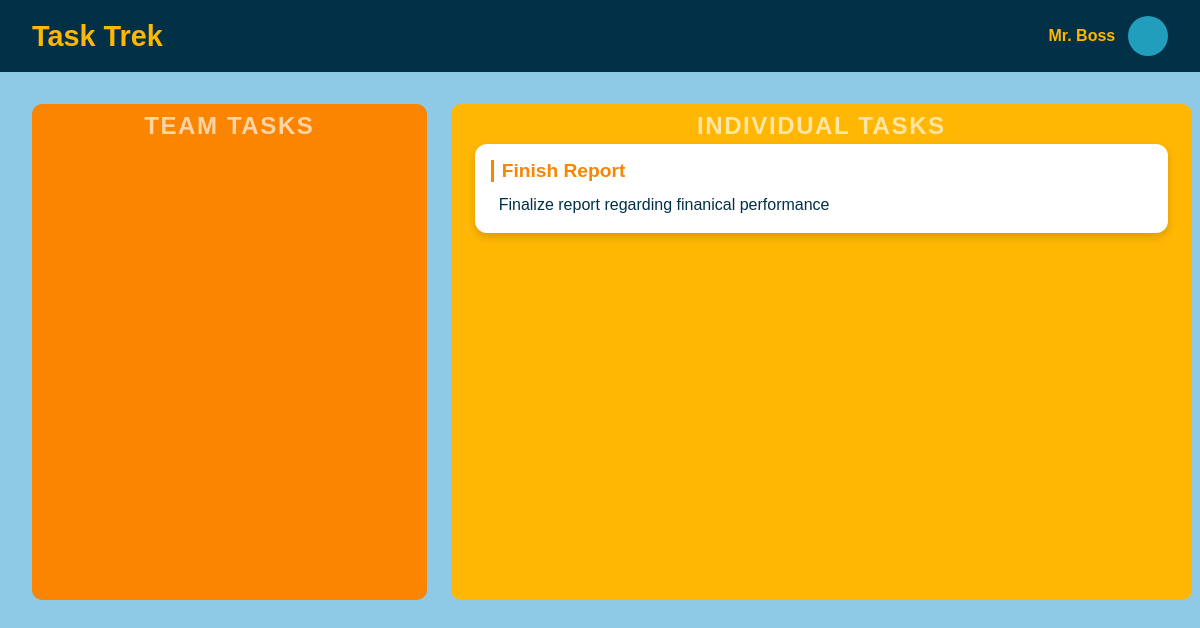
/user/3/, run on the app's committed database.
### tasktrek/models.py (models this page shows, shortened)
class Employee(models.Model):
    id = models.AutoField(primary_key=True)
    name = models.CharField(max_length = 64)
    is_admin = models.BooleanField(default=False)
    tasks = models.CharField(max_length = 64)
    username = models.CharField(max_length = 64, default="nousername")
    password = models.IntegerField(default = 11111)

class Task(models.Model):
    id = models.AutoField(primary_key = True)
    name = models.CharField(max_length = 32, default="...")
    description = models.CharField(max_length = 100)
    due_date = models.DateField()
    is_complete = models.BooleanField(default = False)
    is_team = models.BooleanField(default=False)
    def __str__(self):
        return f"{self.id}~{self.name}~{self.description}~{self.due_date}~{self.is_complete}~{self.is_team}"

### tasktrek/views.py (the view)
# urls.py: path('user/<int:employee_id>/', views.user, name="user"),
def user(request, employee_id):
    dataConnector = sqlite3.connect('db.sqlite3')
    cursor = dataConnector.cursor()
    print("Look at my employee id")
    print(employee_id)
    cursor.execute("SELECT * FROM tasktrek_employee WHERE id = ?", [employee_id])
    employee_data = cursor.fetchone()
    print("Look at my employee data")
    print(employee_data)
    employee_tasks = employee_data[3]
    print("Look at my employees tasks...")
    print(employee_tasks)
    print(type(employee_tasks))
    clean_employee_tasks = employee_tasks.split(",")
    print("Look at my REAL employee tasks...")
    print(clean_employee_tasks)
    task_list = Task.objects.all()
    clean_task_list = []
    for task in task_list:
        copy_task = str(task)
        clean_task_list.append(copy_task.split("~"))
    print("Cleaned up task list")
    print(clean_task_list)
    task_array = []
    for a_task_id in clean_employee_tasks:
        for a_task in clean_task_list:
            if a_task_id == a_task[0]:
                task_array.append(Task.objects.get(id=a_task_id))
    print("All tasks compiled!!!")
    print(type(task_array[0]))
    context = {
        'tasks' : task_array,
        'name' : employee_data[1]
    }
    return render(request, "user.html", context)

### tasktrek/templates/user.html (shortened to what this page needs)
<!DOCTYPE html>
<html lang="en">
<head>
    {% load static %}
    <link rel="stylesheet" href="{% static 'css/styles.css' %}">
</head>
<body>
    <div class="header-bar">
        <h1>Task Trek</h1>
        <div class="user-info">
            <span class="user-name">{{name}}</span>
            <div class="profile-picture"></div>
        </div>
    </div>
    <div class="tasks-container">
        <div class="team-tasks">
            <div class="background-label">Team Tasks</div>
        </div>
        <div class="individual-tasks">
            <div class="background-label">Individual Tasks</div>
            {% for task in tasks %}
                {% if task.is_team == 0 %}
                <div class="task-card">
                    <h3>{{task.name}}</h3>
                    <p>{{task.description}}</p>
                </div>
                {% endif %}
            {% endfor %}
        </div>
    </div>
</body>
</html>

### tasktrek/static/css/styles.css (style rules this page uses)
* { margin: 0; padding: 0; box-sizing: border-box; }
body { font-family: 'Arial', sans-serif; background-color: #8ecae6; color: white; padding: 0; }
.header-bar { background-color: #023047; padding: 1rem 2rem; display: flex; align-items: center; justify-content: space-between; color: white; }
.header-bar h1 { font-size: 1.8rem; font-weight: bold; color: #ffb703; }
.user-info { display: flex; align-items: center; }
.user-info .profile-picture { width: 40px; height: 40px; border-radius: 50%; background-color: #219ebc; margin-left: 0.8rem; }
.user-info .user-name { font-size: 1rem; font-weight: bold; color: #ffb703; }
.tasks-container { display: flex; padding: 2rem; gap: 1.5rem; }
.team-tasks { flex: 1; background-color: #fb8500; border-radius: 10px; padding: 1.5rem; position: relative; }
.individual-tasks { flex: 2; background-color: #ffb703; border-radius: 10px; padding: 1.5rem; position: relative; }
.background-label { position: absolute; top: 0.5rem; left: 50%; transform: translateX(-50%); font-size: 1.5rem; color: rgba(255, 255, 255, 0.65); text-transform: uppercase; font-weight: bold; letter-spacing: 0.1rem; }
.task-card { margin: 1rem 0; padding: 1rem; background: white; border-radius: 12px; box-shadow: 0 4px 8px rgba(0, 0, 0, 0.15); color: #023047; transition: transform 0.3s ease, box-shadow 0.3s ease; }
.task-card h3 { font-size: 1.2rem; margin-bottom: 0.7rem; padding-left: 0.5rem; border-left: 3px solid #fb8500; color: #fb8500; }
.task-card p { font-size: 1rem; padding-left: 0.5rem; margin-top: 0; color: #023047; line-height: 1.5; text-align: start; }
.tasks-container { display: flex; gap: 1.5rem; height: 70vh; overflow-y: auto; padding-right: 0.5rem; }
.task-card h3 { text-decoration: none; }

### data on the page
Employee: name "Mr. Boss"
Task: name "Finish Report", description "Finalize report regarding finanical performance"
